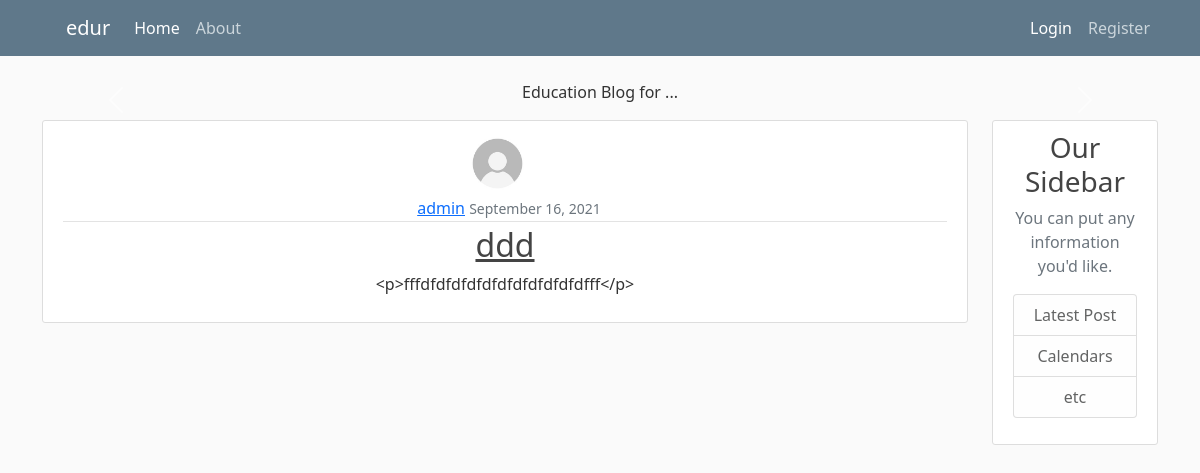
Before: / with the older database file.
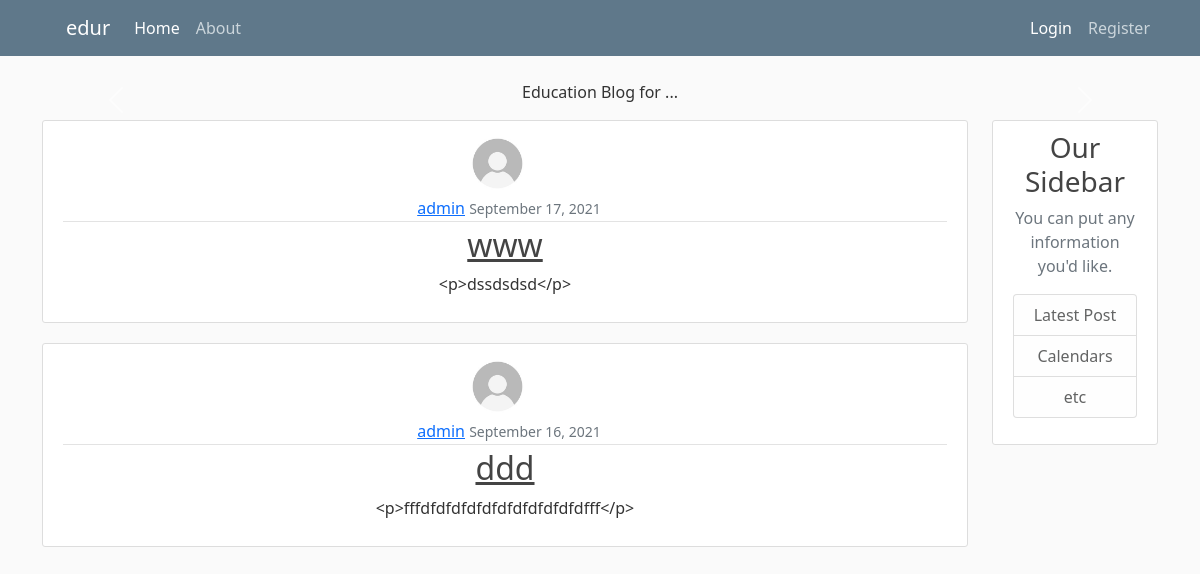
After: the same page with the newer database file.
### edublog/models.py (models this page shows, shortened)
class Post(models.Model):
    title = models.CharField(max_length=255)
    content = RichTextField(null=True, blank=True)
    date_posted = models.DateTimeField(default=timezone.now)
    author = models.ForeignKey(User, on_delete=models.CASCADE)

### users/models.py (models this page shows, shortened)
class Profile(models.Model):
    user = models.OneToOneField(User, on_delete=models.CASCADE)
    image = models.ImageField(default='default.jpg', upload_to='profile_pics')

### edublog/views.py (the view)
# urls.py: path('', PostListView.as_view(), name='edublog-home'),
class PostListView(ListView):
    model = Post
    template_name = 'edublog/home.html'
    context_object_name = 'posts'
    ordering = ['-date_posted']
    paginate_by = 5

### edublog/templates/edublog/home.html (shortened to what this page needs)
{% extends 'edublog/base.html'%}
{% block content%}
{% for post in posts%}
<article class="media content-section">
    <img class="rounded-circle article-img" src="{{ post.author.profile.image.url}}" alt="">
    <div class="media-body">
        <div class="article-metadata">
            <a class="ms-2" href="{% url 'user-posts' post.author.username%}">{{ post.author}}</a>
            <small class="text-muted">{{ post.date_posted|date:'F d, Y'}}</small>
        </div>
        <h2><a class="article-title" href="{% url 'post-detail' post.id%}">{{ post.title}}</a></h2>
        <p class="article-content">{{ post.content}}</p>
    </div>
</article>
{% endfor%}
{% endblock%}

### edublog/templates/edublog/base.html (shortened to what this page needs)
{% load static%}
<!doctype html>
<html lang="en">
<head>
    <link href="https://cdn.jsdelivr.net/npm/bootstrap@5.0.2/dist/css/bootstrap.min.css" rel="stylesheet"
>
    <link rel="stylesheet" href="{% static 'edublog/main.css'%}">
</head>
<body>
<header class="site-header">
    <nav class="navbar navbar-expand-md navbar-dark bg-steel fixed-top">
        <div class="container">
            <a class="navbar-brand ms-4" href="{% url 'edublog-home'%}">edur</a>
            <div class="collapse navbar-collapse" id="navbarNavAltMarkup">
                <div class="navbar-nav me-auto">
                    <a class="nav-link active" aria-current="page" href="{% url 'edublog-home'%}">Home</a>
                    <a class="nav-link" href="{% url 'edublog-about'%}">About</a>
                </div>
                <div class="navbar-nav">
                    {% if user.is_authenticated%}
                    <a class="nav-link active" aria-current="page" href="{% url 'post-create'%}">New post</a>
                    <a class="nav-link active" aria-current="page" href="{% url 'profile'%}">Profile</a>
                    <a class="nav-link active" aria-current="page" href="{% url 'logout'%}">Logout</a>
                    {% else%}
                    <a class="nav-link active" aria-current="page" href="{% url 'login'%}">Login</a>
                    <a class="nav-link" href="{% url 'register'%}">Register</a>
                    {% endif%}
                </div>
            </div>
        </div>
    </nav>
</header>
<div id="carouselExampleInterval" class=" container carousel slide " data-bs-ride="carousel">
    <div class="carousel-inner">
        <div class="carousel-item active" data-bs-interval="">
            <p>Education Blog for ...</p>
        </div>
    </div>
    <button class="carousel-control-prev" type="button" data-bs-target="#carouselExampleInterval" data-bs-slide="prev">
        <span class="carousel-control-prev-icon" aria-hidden="true"></span>
    </button>
    <button class="carousel-control-next" type="button" data-bs-target="#carouselExampleInterval" data-bs-slide="next">
        <span class="carousel-control-next-icon" aria-hidden="true"></span>
    </button>
</div>
<main role="main" class="container">
    <div class="row">
        <div class="col-10">
            {% block content%} {% endblock%}
        </div>
        <div class="col-2">
            <div class="content-section">
                <h3>Our Sidebar</h3>
                <p class='text-muted'>You can put any information you'd like.
                <ul class="list-group">
                    <li class="list-group-item list-group-item-light">Latest Post</li>
                    <li class="list-group-item list-group-item-light">Calendars</li>
                    <li class="list-group-item list-group-item-light">etc</li>
                </ul>
                </p>
            </div>
        </div>
    </div>
</main>
</body>
</html>

### edublog/static/edublog/main.css (style rules this page uses)
body { background-color: #fafafa; color: #333333; margin-top: 5rem; text-align: center; }
h1, h2, h3, h4, h5, h6 { color: #444444; }
ul { margin: 0; }
.bg-steel { background-color: #5f788a; }
.site-header .navbar-nav .nav-link { color: #cbd5db; }
.article-title { color: #444444; }
.article-content { white-space: pre-line; }
.article-img { height: 65px; width: 65px; margin-right: 16px; }
.content-section { background: #ffffff; padding: 10px 20px; border: 1px solid #dddddd; border-radius: 3px; margin-bottom:20px; }
.article-metadata { padding-bottom: 1px; margin-bottom: 4px; border-bottom: 1px solid #e3e3e3; }

Changed rows visible on the page:
added Post: author.profile.image (placeholder picture), author "admin", date_posted "September 17, 2021", title "www", content "<p>dssdsdsd</p>"
